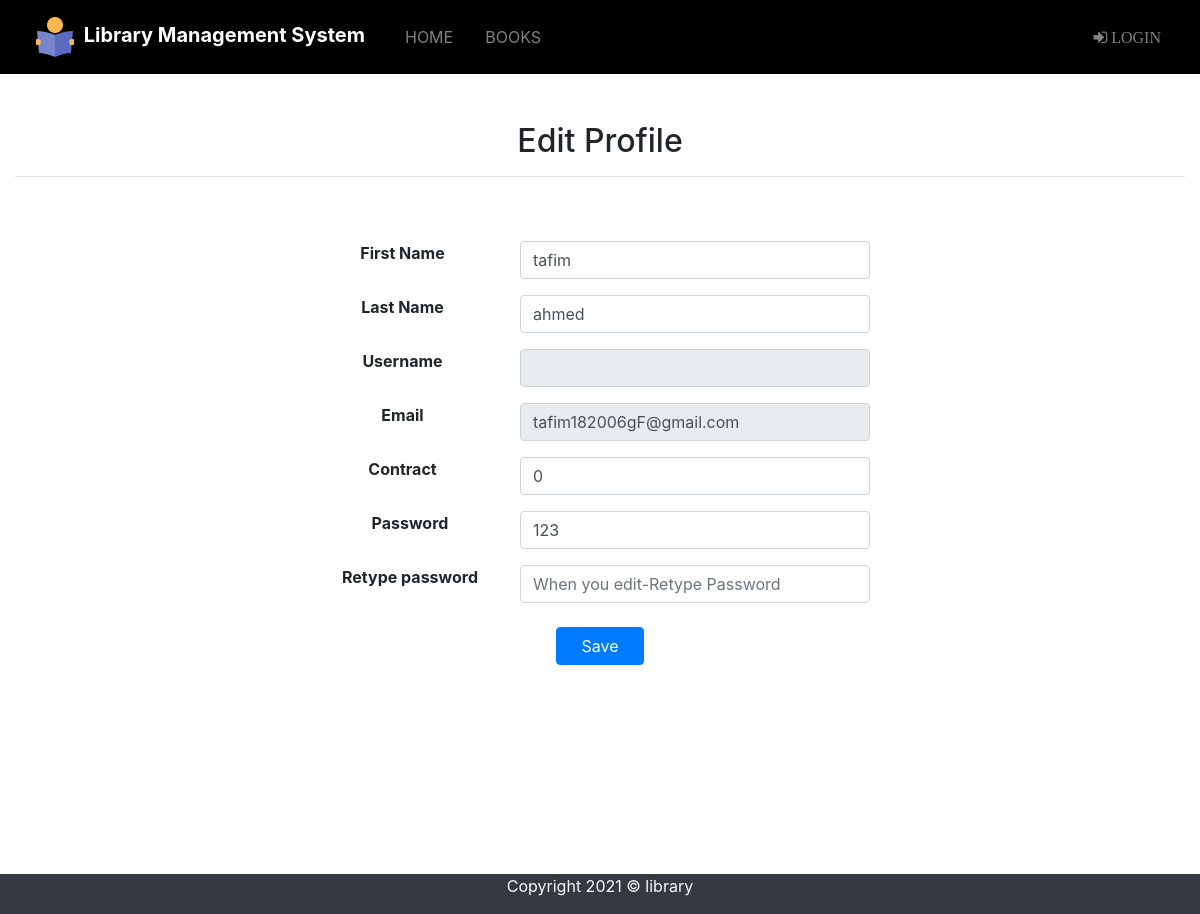
/student/edit_profile.php, run on the app's committed database.
### tables this page shows
CREATE TABLE `student` (
  `id` int(11) NOT NULL,
  `f_name` varchar(100) NOT NULL,
  `l_name` varchar(100) NOT NULL,
  `department` varchar(50) NOT NULL,
  `session_year` varchar(10) NOT NULL,
  `roll` varchar(50) NOT NULL,
  `username` varchar(50) NOT NULL,
  `email` varchar(50) NOT NULL,
  `password` varchar(30) NOT NULL,
  `contract` decimal(11,0) NOT NULL,
  `pic` varchar(255) NOT NULL DEFAULT 'pic.jpg'
);

### src/student/edit_profile.php (the view, shortened to what this page needs)
<?php
include "navbar.php";
include "link.php";
 ?>
 <!DOCTYPE html>
 <html lang="en" dir="ltr">
   <head>
 </head>
   <body>
<?php
$sql="SELECT * from student WHERE username='$_SESSION[login_user]'";
$result=mysqli_query($dblink,$sql);
while($row=mysqli_fetch_assoc($result))
{
  $f_name=$row['f_name'];
  $l_name=$row['l_name'];
  $username=$row['username'];
  $email=$row['email'];
  $password=$row['password'];
  $contract=$row['contract'];
}
  ?>
       <div class="container-fluid" style="min-height: 800px;">
         <h2 class="display-5 text-center pt-5">Edit Profile</h2>
         <hr class="bg-light">
         <div class="container">
           <div class="row justify-content-center">
             <div class=" col-md-6 col-sm-6 text-center">
               <form action="" method="POST" class="mt-5">
                      <div class="form-group row">
                        <div class="col-md-4 ml-0 pl-0">
                         <label class="font-weight-bold ">First Name</label>
                        </div>
                          <div class="col-md-8">
                         <input type="text" class="form-control" name="f_name" value="<?php echo $f_name; ?>">
                       </div>
                     </div>
                     <div class="form-group row">
                       <div class="col-md-4 ml-0 pl-0">
                        <label class="font-weight-bold ">Last Name</label>
                       </div>
                         <div class="col-md-8">
                        <input type="text" class="form-control" name="l_name" value="<?php echo $l_name; ?>">
                      </div>
                    </div>
                    <div class="form-group row">
                      <div class="col-md-4 ml-0 pl-0">
                       <label class="font-weight-bold ">Username</label>
                      </div>
                        <div class="col-md-8">
                       <input type="text" class="form-control" name="username" readonly value="<?php echo $username; ?>">
                     </div>
                   </div>
                   <div class="form-group row">
                     <div class="col-md-4 ml-0 pl-0">
                      <label class="font-weight-bold ">Email</label>
                     </div>
                       <div class="col-md-8">
                      <input type="text" class="form-control" readonly name="email" value="<?php echo $email; ?>">
                    </div>
                  </div>
                  <div class="form-group row">
                    <div class="col-md-4 ml-0 pl-0">
                     <label class="font-weight-bold ">Contract</label>
                    </div>
                      <div class="col-md-8">
                     <input type="text" class="form-control" name="contract" value="<?php echo $contract; ?>">
                   </div>
                 </div>
                      <div class="form-group row">
                      <div class="col-md-4">
                        <label class="font-weight-bold ">Password</label>
                      </div>
                      <div class="col-md-8">
                        <input type="text" class="form-control" name="password" value="<?php echo $password; ?>">
                      </div>
                    </div>
                    <div class="form-group row">
                    <div class="col-md-4 ">
                      <label class="font-weight-bold ">Retype password</label>
                    </div>
                    <div class="col-md-8">
                      <input type="password" class="form-control"  name="password2" placeholder="When you edit-Retype Password">
                    </div>
                  </div>
                 <button class="btn btn-primary  my-2 px-4" type="submit" name="submit"> Save</button>
               </form>
             </div>
           </div>
         </div>
      </div>
<footer class="bg-dark text-light text-center">
  <div class="container">
    <div class="row">
      <div class="col">
        <p>Copyright 2021 &copy; library</p>
      </div>
    </div>
  </div>
</footer>
   </body>
 </html>

### data on the page
student: f_name "tafim", l_name "ahmed", email "tafim182006gF@gmail.com", contract "0", password "123"
